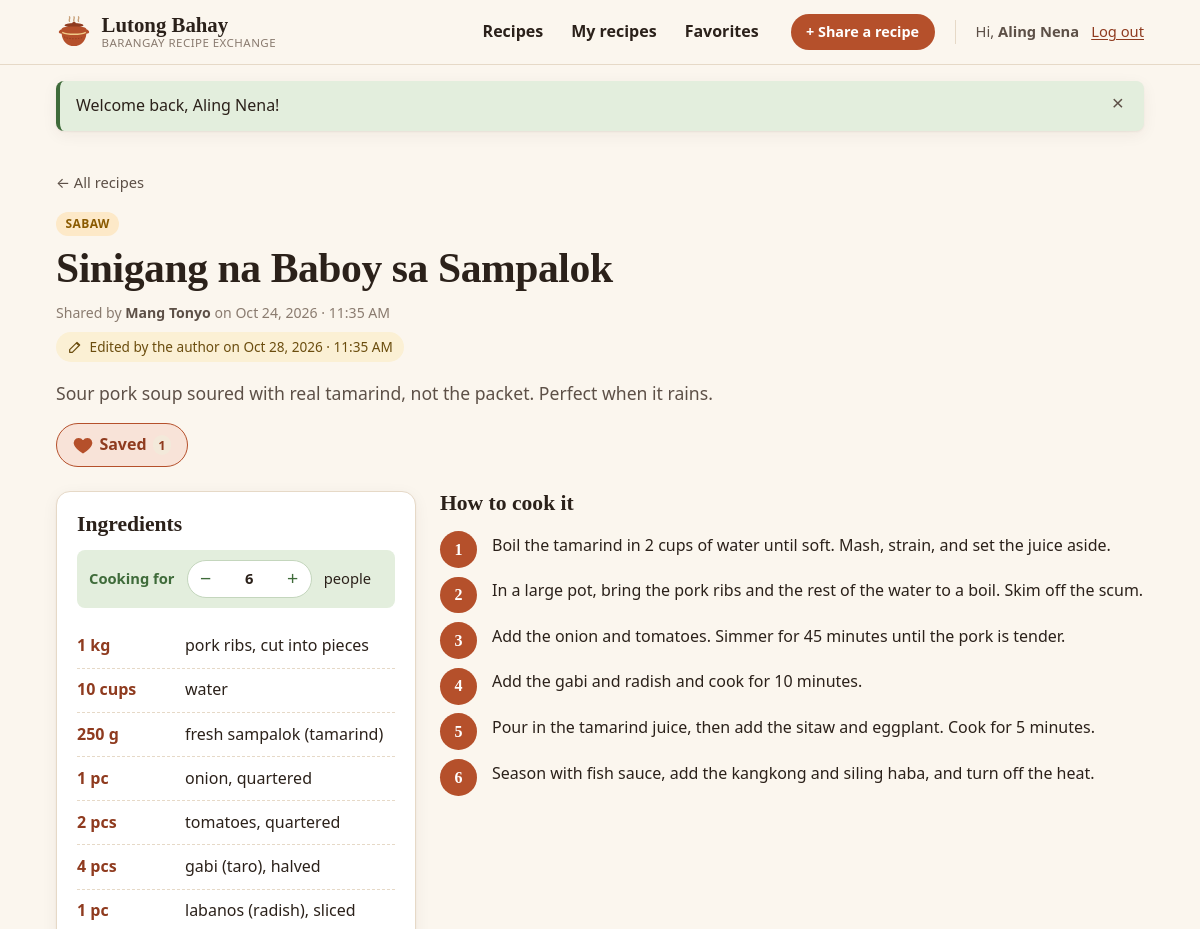
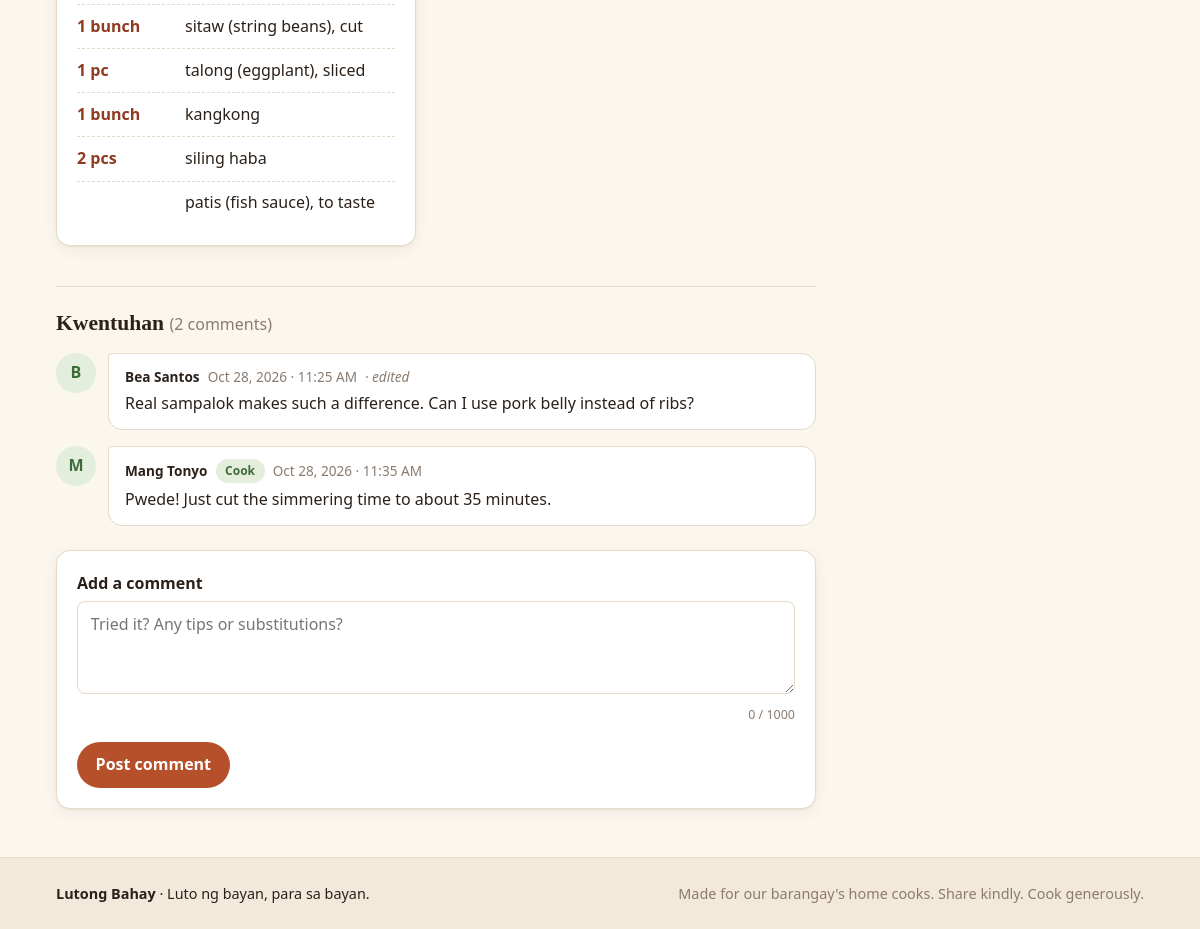
Screenshot of /recipe.php?id=2 (signed in) with the database file from the repository (2 pictures, top to bottom).
### tables this page shows
CREATE TABLE `recipes` (
  `id` int(10) UNSIGNED NOT NULL,
  `user_id` int(10) UNSIGNED NOT NULL,
  `category_id` tinyint(3) UNSIGNED NOT NULL,
  `title` varchar(120) NOT NULL,
  `description` varchar(500) NOT NULL,
  `servings` tinyint(3) UNSIGNED NOT NULL DEFAULT 4,
  `steps` text NOT NULL,
  `created_at` datetime NOT NULL DEFAULT current_timestamp(),
  `updated_at` datetime DEFAULT NULL
);

CREATE TABLE `categories` (
  `id` tinyint(3) UNSIGNED NOT NULL,
  `name` varchar(40) NOT NULL,
  `description` varchar(150) NOT NULL DEFAULT ''
);

CREATE TABLE `users` (
  `id` int(10) UNSIGNED NOT NULL,
  `display_name` varchar(60) NOT NULL,
  `email` varchar(190) NOT NULL,
  `password_hash` varchar(255) NOT NULL,
  `created_at` datetime NOT NULL DEFAULT current_timestamp()
);

CREATE TABLE `ingredients` (
  `id` int(10) UNSIGNED NOT NULL,
  `recipe_id` int(10) UNSIGNED NOT NULL,
  `position` smallint(5) UNSIGNED NOT NULL,
  `quantity` decimal(8,3) DEFAULT NULL,
  `unit` varchar(30) NOT NULL DEFAULT '',
  `name` varchar(100) NOT NULL
);

CREATE TABLE `comments` (
  `id` int(10) UNSIGNED NOT NULL,
  `recipe_id` int(10) UNSIGNED NOT NULL,
  `user_id` int(10) UNSIGNED NOT NULL,
  `body` varchar(1000) NOT NULL,
  `created_at` datetime NOT NULL DEFAULT current_timestamp(),
  `updated_at` datetime DEFAULT NULL
);

### public/recipe.php (called while the page is built, shortened)
<?php
require __DIR__ . '/../bootstrap.php';
$userId = $session->requireLogin();
$id = int_param($_GET, 'id') ?? abort(404, 'That recipe does not exist.');
$recipes = new RecipeRepository($pdo);
$recipe = $recipes->find($id, $userId) ?? abort(404, 'That recipe does not exist or was removed by its cook.');
View::render('recipes/show', [
    'title'       => $recipe['title'],
    'recipe'      => $recipe,
    'ingredients' => $recipes->ingredients($id),
    'steps'       => explode("\n", $recipe['steps']),
    'comments'    => (new CommentRepository($pdo))->forRecipe($id),
]);

### src/helpers.php (called while the page is built, shortened)
<?php
function e(mixed $value): string
{
    return htmlspecialchars((string) $value, ENT_QUOTES | ENT_SUBSTITUTE, 'UTF-8');
}
function int_param(array $source, string $key): ?int
{
    $value = filter_var($source[$key] ?? null, FILTER_VALIDATE_INT, ['options' => ['min_range' => 1]]);
    return $value === false ? null : $value;
}
function format_datetime(string $datetime): string
{
    return date('M j, Y · g:i A', strtotime($datetime));
}

### src/Core/SessionManager.php (called while the page is built, shortened)
<?php
final class SessionManager
{
    public function isLoggedIn(): bool
    {
        return isset($_SESSION[self::USER_KEY]['id']);
    }
    public function userId(): ?int
    {
        return $_SESSION[self::USER_KEY]['id'] ?? null;
    }
    public function requireLogin(): int
    {
        return $this->userId();
    }
}

### src/Repositories/RecipeRepository.php (called while the page is built, shortened)
<?php
final class RecipeRepository
{
    public function find(int $id, int $viewerId): ?array
    {
        $stmt = $this->pdo->prepare(self::SELECT . ' WHERE r.id = :id');
        $this->execute($stmt, [':viewer' => $viewerId, ':id' => $id]);
        return $stmt->fetch() ?: null;
    }
    public function ingredients(int $recipeId): array
    {
        $stmt = $this->pdo->prepare(
            'SELECT quantity, unit, name FROM ingredients WHERE recipe_id = :recipe ORDER BY position'
        );
        $stmt->execute([':recipe' => $recipeId]);
        return $stmt->fetchAll();
    }
    private function execute(PDOStatement $stmt, array $params): void
    {
        foreach ($params as $name => $value) {
            $stmt->bindValue($name, $value, is_int($value) ? PDO::PARAM_INT : PDO::PARAM_STR);
        }
        $stmt->execute();
    }
}

### src/Repositories/UserRepository.php (called while the page is built, shortened)
<?php
final class UserRepository
{
    public function exists(int $id): bool
    {
        $stmt = $this->pdo->prepare('SELECT 1 FROM users WHERE id = :id');
        $stmt->execute([':id' => $id]);
        return (bool) $stmt->fetchColumn();
    }
}

### bootstrap.php (called while the page is built, shortened)
<?php
$pdo = require __DIR__ . '/config/database.php';
$session = new SessionManager();
$session->start();
if ($session->isLoggedIn() && !(new UserRepository($pdo))->exists($session->userId())) {
    $session->logout();
    $session = new SessionManager();
    $session->start();
}

### src/Support/Quantity.php (called while the page is built, shortened)
<?php
final class Quantity
{
    public static function format(float $value, bool $plain = false): string
    {
        $whole = (int) floor($value);
        $rest = $value - $whole;
        if ($rest < 0.02) {
            return (string) $whole;
        }
        return rtrim(rtrim(number_format($value, 2, '.', ''), '0'), '.');
    }
}

### src/Repositories/CommentRepository.php (called while the page is built, shortened)
<?php
final class CommentRepository
{
    public function forRecipe(int $recipeId): array
    {
        $stmt = $this->pdo->prepare(
            'SELECT cm.id, cm.user_id, cm.body, cm.created_at, cm.updated_at, u.display_name AS author
             FROM comments cm
             INNER JOIN users u ON u.id = cm.user_id
             WHERE cm.recipe_id = :recipe
             ORDER BY cm.created_at, cm.id'
        );
        $stmt->execute([':recipe' => $recipeId]);
        return $stmt->fetchAll();
    }
}

### views/recipes/show.php (the view, shortened to what this page needs)
<article class="container recipe-page">
    <a class="back-link" href="index.php">← All recipes</a>
    <header class="recipe-header">
        <span class="tag tag-cat-<?= e($recipe['category_id']) ?>">
            <a href="index.php?category=<?= e($recipe['category_id']) ?>"><?= e($recipe['category']) ?></a>
        </span>
        <h1><?= e($recipe['title']) ?></h1>
        <p class="recipe-meta">
            Shared by <strong><?= e($recipe['author']) ?></strong>
            on <time datetime="<?= e($recipe['created_at']) ?>"><?= e(format_datetime($recipe['created_at'])) ?></time>
        </p>
        <?php if ($recipe['updated_at']): ?>
            <p class="edited-note">
                <svg viewBox="0 0 24 24" aria-hidden="true"><path d="M4 20h4L19 9l-4-4L4 16zM14 6l4 4" fill="none" stroke="currentColor" stroke-width="1.8" stroke-linejoin="round"/></svg>
                <span>Edited by the author on <time datetime="<?= e($recipe['updated_at']) ?>"><?= e(format_datetime($recipe['updated_at'])) ?></time></span>
            </p>
        <?php endif; ?>
        <p class="recipe-lead"><?= nl2br(e($recipe['description'])) ?></p>
        <div class="recipe-actions">
        </div>
    </header>
    <div class="recipe-body">
        <section class="card ingredients-card" aria-labelledby="ingredients-heading">
            <div class="ingredients-head">
                <h2 id="ingredients-heading">Ingredients</h2>
            </div>
            <div class="scaler js-only" data-scaler data-base-servings="<?= e($recipe['servings']) ?>">
                <span class="scaler-label" id="scaler-label">Cooking for</span>
                <div class="stepper" role="group" aria-labelledby="scaler-label">
                    <button type="button" class="stepper-btn" data-step="-1" aria-label="Fewer servings">−</button>
                    <input type="number" id="servings" inputmode="numeric"
                           min="<?= Rules::SERVINGS_MIN ?>" max="<?= Rules::SERVINGS_MAX ?>"
                           value="<?= e($recipe['servings']) ?>" aria-label="Servings">
                    <button type="button" class="stepper-btn" data-step="1" aria-label="More servings">+</button>
                </div>
                <span class="scaler-unit">people</span>
            </div>
            <ul class="ingredient-list">
                <?php foreach ($ingredients as $ingredient): ?>
                    <li>
                        <span class="ingredient-amount">
                            <?php if ($ingredient['quantity'] !== null): ?>
                                <span class="qty" data-qty="<?= e((float) $ingredient['quantity']) ?>"><?= e(Quantity::format((float) $ingredient['quantity'])) ?></span>
                            <?php endif; ?>
                            <?= e($ingredient['unit']) ?>
                        </span>
                        <span class="ingredient-item"><?= e($ingredient['name']) ?></span>
                    </li>
                <?php endforeach; ?>
            </ul>
        </section>
        <section class="steps-section" aria-labelledby="steps-heading">
            <h2 id="steps-heading">How to cook it</h2>
            <ol class="step-list">
                <?php foreach ($steps as $step): ?>
                    <li><?= e($step) ?></li>
                <?php endforeach; ?>
            </ol>
        </section>
    </div>
    <section id="comments" class="comments" aria-labelledby="comments-heading">
        <h2 id="comments-heading">
            Kwentuhan
            <span class="muted">(<?= count($comments) ?> <?= count($comments) === 1 ? 'comment' : 'comments' ?>)</span>
        </h2>
        <ol class="comment-list">
            <?php foreach ($comments as $comment): ?>
                <?php $ownComment = (int) $comment['user_id'] === $session->userId(); ?>
                <li class="comment<?= $ownComment ? ' comment-own' : '' ?>" id="comment-<?= e($comment['id']) ?>">
                    <div class="comment-avatar" aria-hidden="true"><?= e(mb_strtoupper(mb_substr($comment['author'], 0, 1))) ?></div>
                    <div class="comment-main">
                        <p class="comment-meta">
                            <strong><?= e($comment['author']) ?></strong>
                            <?php if ((int) $comment['user_id'] === (int) $recipe['user_id']): ?>
                                <span class="tag tag-cook">Cook</span>
                            <?php endif; ?>
                            <time datetime="<?= e($comment['created_at']) ?>"><?= e(format_datetime($comment['created_at'])) ?></time>
                            <?php if ($comment['updated_at']): ?>
                                <span class="edited" title="Edited <?= e(format_datetime($comment['updated_at'])) ?>">· edited</span>
                            <?php endif; ?>
                        </p>
                        <p class="comment-body"><?= nl2br(e($comment['body'])) ?></p>
                    </div>
                </li>
            <?php endforeach; ?>
        </ol>
        <form class="card comment-form" method="post" action="comment-store.php" data-validate>
            <div class="field">
                <label for="body">Add a comment</label>
                <textarea id="body" name="body" rows="3" required
                          minlength="<?= Rules::COMMENT_MIN ?>" maxlength="<?= Rules::COMMENT_MAX ?>"
                          placeholder="Tried it? Any tips or substitutions?"
                          data-counter data-label="Comment"
                          aria-describedby="body-error"><?= e($session->old('body')) ?></textarea>
            </div>
            <button class="btn btn-primary" type="submit">Post comment</button>
        </form>
    </section>
</article>

### rows the page displays
recipes: category.name "SABAW", title "Sinigang na Baboy sa Sampalok", user.display_name "Mang Tonyo", created_at "Oct 24, 2026 · 11:35 AM", updated_at "Oct 28, 2026 · 11:35 AM", description "Sour pork soup soured with real tamarind, not the packet. Perfect when it rains.", servings "6"
ingredients: quantity "1", unit "kg", name "pork ribs, cut into pieces"
ingredients: quantity "10", unit "cups", name "water"
ingredients: quantity "250", unit "g", name "fresh sampalok (tamarind)"
ingredients: quantity "1", unit "pc", name "onion, quartered"
ingredients: quantity "2", unit "pcs", name "tomatoes, quartered"
ingredients: quantity "4", unit "pcs", name "gabi (taro), halved"
ingredients: quantity "1", unit "pc", name "labanos (radish), sliced"
ingredients: quantity "1", unit "bunch", name "sitaw (string beans), cut"
ingredients: quantity "1", unit "pc", name "talong (eggplant), sliced"
ingredients: quantity "1", unit "bunch", name "kangkong"
ingredients: quantity "2", unit "pcs", name "siling haba"
ingredients: name "patis (fish sauce), to taste"
comments: user.display_name "B", user.display_name "Bea Santos", created_at "Oct 28, 2026 · 11:25 AM", body "Real sampalok makes such a difference. Can I use pork belly instead of ribs?"
comments: user.display_name "M", user.display_name "Mang Tonyo", shows "Cook", created_at "Oct 28, 2026 · 11:35 AM", body "Pwede! Just cut the simmering time to about 35 minutes."

### other values shown
$label "Recipes"
$label "My recipes"
$label "Favorites"
$session->userName() "Aling Nena"
$flash['message'] "Welcome back, Aling Nena!"
$recipe['favorite_count'] "1"
$step "Boil the tamarind in 2 cups of water until soft. Mash, strain, and set the juice aside."
$step "In a large pot, bring the pork ribs and the rest of the water to a boil. Skim off the scum."
$step "Add the onion and tomatoes. Simmer for 45 minutes until the pork is tender."
$step "Add the gabi and radish and cook for 10 minutes."
$step "Pour in the tamarind juice, then add the sitaw and eggplant. Cook for 5 minutes."
$step "Season with fish sauce, add the kangkong and siling haba, and turn off the heat."
count($comments) "2"
